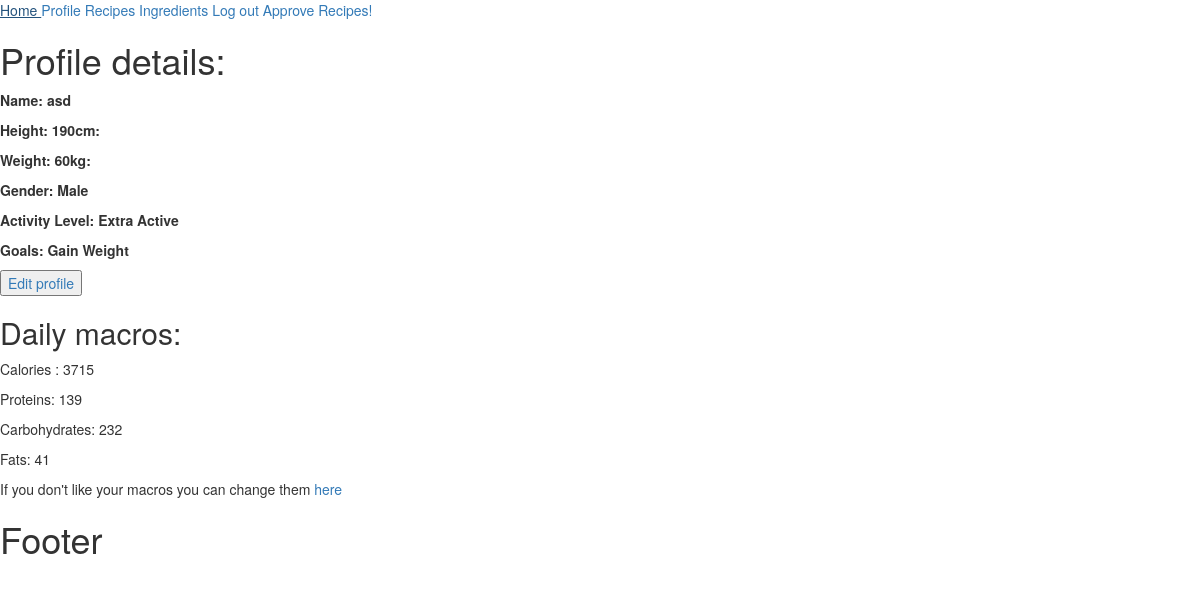
Page /accounts/account_details (signed in) on the committed database.
### accounts/models.py (models this page shows)
class Account(models.Model):
    GENDER_CHOICES = [
        ('Male', 'Male'),
        ('Female', 'Female')
    ]
    GOALS_CHOICES = [
        ('Lose Weight', 'Lose Weight'),
        ('Gain Weight', 'Gain Weight'),
        ('Maintain Weight', 'Maintain Weight')
    ]
    ACTIVITY_LEVEL_CHOICES = [
        ('Sedentary', 'Sedentary'),
        ('Lightly Active', 'Lightly Active'),
        ('Moderately Active', 'Moderately Active'),
        ('Very Active', 'Very Active'),
        ('Extra Active', 'Extra Active')
    ]
    weight = models.IntegerField()
    height = models.IntegerField()
    age = models.IntegerField(validators=[MinValueValidator(5)])
    gender = models.CharField(max_length=6, choices=GENDER_CHOICES)
    goal = models.CharField(max_length=30, choices=GOALS_CHOICES)
    activity = models.CharField(max_length=30, choices=ACTIVITY_LEVEL_CHOICES)
    calories = models.IntegerField(validators=[MinValueValidator(100)])
    protein = models.IntegerField(validators=[MinValueValidator(0)])
    carbs = models.IntegerField(validators=[MinValueValidator(0)])
    fats = models.IntegerField(validators=[MinValueValidator(0)])
    user = models.OneToOneField(User, on_delete=models.CASCADE)

### accounts/views.py (the view)
# urls.py: path('account_details', account_details, name='account details page'),
@login_required
def account_details(request):
    account = check_if_user_has_completed_the_profile(request.user)
    if not account:
        return redirect('account creation page')
    else:
        return render(request, 'accounts/account_details.html', context={'account': account})

### accounts/views.py (called while the page is built)
def check_if_user_has_completed_the_profile(user):
    try:
        account = user.account
        return account
    except Account.DoesNotExist:
        return False

### templates/accounts/account_details.html (shortened to what this page needs)
{% extends 'base.html' %}
{% block main_content %}
    <h1>Profile details: </h1>
    <div id="profile-details">
        <p><strong>Name: {{ request.user.username }}</strong> </p>
        <p><strong>Height: {{ account.height }}cm:</strong> </p>
        <p><strong>Weight: {{ account.weight }}kg:</strong> </p>
        <p><strong>Gender: {{ account.gender }}</strong> </p>
        <p><strong>Activity Level: {{ account.activity }}</strong> </p>
        <p><strong>Goals: {{ account.goal }}</strong> </p>
    </div>
    <a href="{% url 'account edit page'%}">
    <button>Edit profile</button>
    </a>
    <h2>Daily macros:</h2>
    <div>
        <p>Calories : {{ account.calories }}</p>
        <p>Proteins: {{ account.protein }}</p>
        <p>Carbohydrates: {{ account.carbs  }}</p>
        <p>Fats: {{ account.fats }}</p>
    </div>
    <p>If you don't like your macros you can change them <a href="{% url 'account macros edit page' %}">here</a></p>
{% endblock %}

### rows in the picture
Account: height "190", weight "60", gender "Male", activity "Extra Active", goal "Gain Weight", calories "3715", protein "139", carbs "232", fats "41"

### other values in the picture
{{ request.user.username }} "asd"
